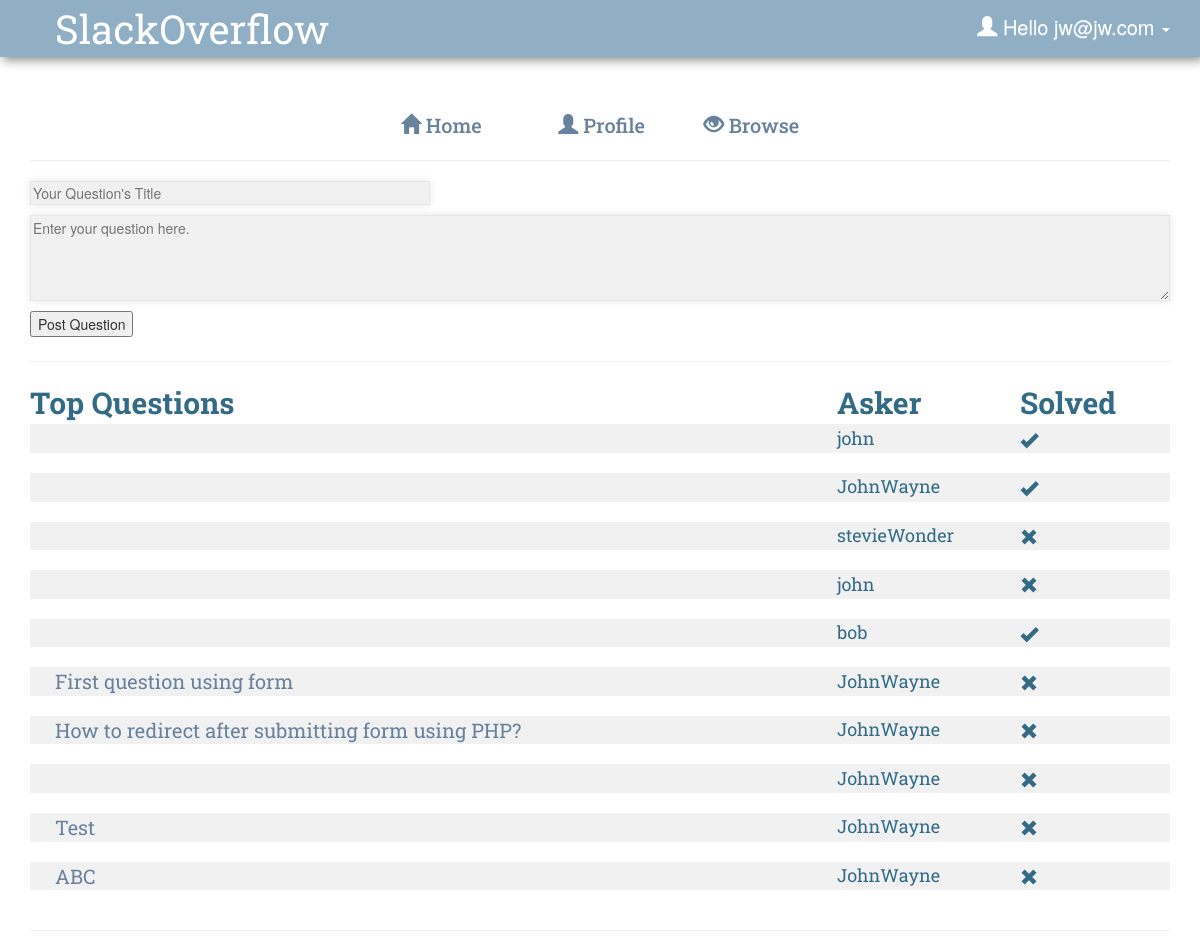
The app's page /home.php (signed in), older data.
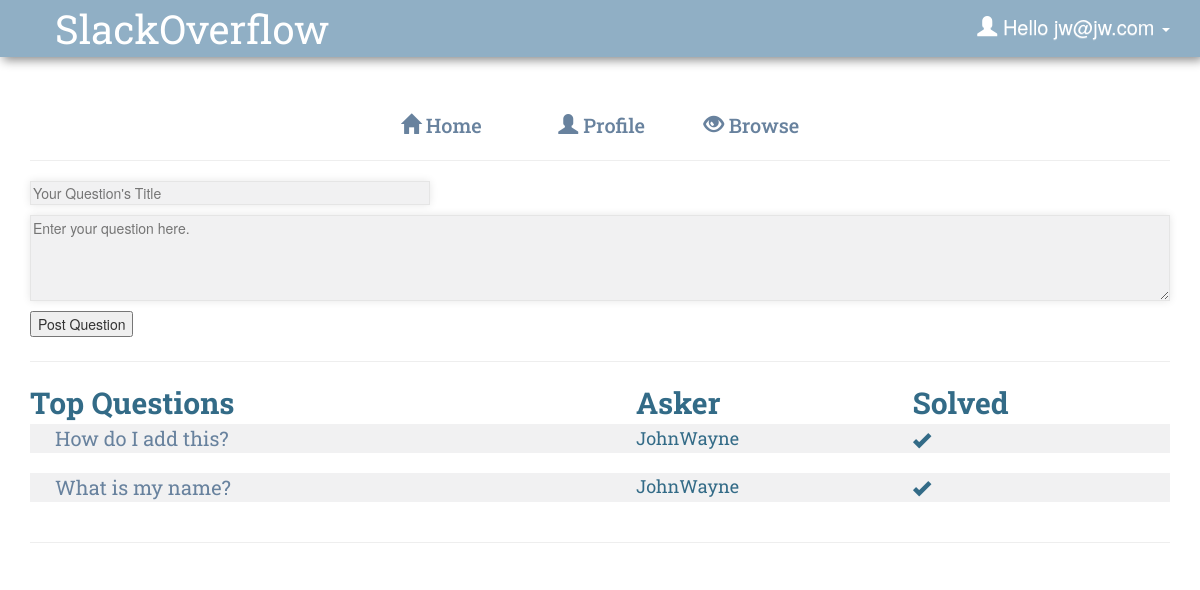
The same page, newer data.
### tables this page shows
CREATE TABLE `users` (
  `user_id` int(11) NOT NULL,
  `user_name` varchar(255) NOT NULL,
  `user_email` varchar(60) NOT NULL,
  `user_pass` varchar(255) NOT NULL
);

CREATE TABLE `questions` (
  `question_id` int(11) NOT NULL,
  `question_title` varchar(100) NOT NULL,
  `question` varchar(5000) NOT NULL,
  `asker_id` int(11) NOT NULL,
  `answer_id` int(11) DEFAULT NULL,
  `is_solved` tinyint(1) DEFAULT NULL
);

### class.user.php (called while the page is built, shortened)
<?php
class USER
{
	private $conn;
	public function __construct()
	{
		$database = new Database();
		$db = $database->dbConnection();
		$this->conn = $db;
    }
	public function runQuery($sql)
	{
		$stmt = $this->conn->prepare($sql);
		return $stmt;
	}
}
?>

### home.php (the view, shortened to what this page needs)
<?php
	require_once("class.user.php");
	$auth_user = new USER();
	$user_id = $_SESSION['user_session'];
	$stmt = $auth_user->runQuery("SELECT * FROM users WHERE user_id=:user_id");
	$stmt->execute(array(":user_id"=>$user_id));
	$userRow=$stmt->fetch(PDO::FETCH_ASSOC);
function printCheck()
    {
      return "<span class='glyphicon glyphicon-ok'></span>";
    }
  function printX()
    {
      return "<span class='glyphicon glyphicon-remove'></span>";
    }
  function Solved($solved)
  {
    if($solved == 1)
    {
      return printX();
    }
    else{
      return printCheck();
    }
  }
?>
<!DOCTYPE html PUBLIC "-//W3C//DTD XHTML 1.0 Transitional//EN" "http://www.w3.org/TR/xhtml1/DTD/xhtml1-transitional.dtd">
<html xmlns="http://www.w3.org/1999/xhtml">
<head>
<link href="bootstrap/css/bootstrap.min.css" rel="stylesheet" media="screen">
<link href="bootstrap/css/bootstrap-theme.min.css" rel="stylesheet" media="screen">
<link rel="stylesheet" href="style.css" type="text/css"  />
</head>
<body>
<nav class="navbar navbar-default navbar-fixed-top">
      <div class="container">
        <div class="navbar-header">
          <a class="logo" href="home.php">SlackOverflow</a>
        </div>
        <div id="navbar" class="navbar-collapse collapse">
          <ul class="nav navbar-nav navbar-right">
            <li class="dropdown">
              <a href="#" id="dropdown" data-toggle="dropdown" role="button" aria-haspopup="true" aria-expanded="false">
			  <span class="glyphicon glyphicon-user"></span>&nbsp;Hello <?php echo $userRow['user_email']; ?>&nbsp;<span class="caret"></span></a>
            </li>
          </ul>
        </div>
      </div>
    </nav>
<div class="container-fluid" style="margin-top:80px;">
    <div class="container">
        <h1 id="secondLevelLinks">
          <a href="home.php"><span class="glyphicon glyphicon-home"></span> Home</a> &nbsp;
          <a href="profile.php"><span class="glyphicon glyphicon-user"></span> Profile</a>
          <a href="browse.php"><span class="glyphicon glyphicon-eye-open"></span> Browse</a>
          </h1>
       	<hr />
                    <form class="form" method="post" action="postQuestion.php">
            <p class="Question Title">
              <input type="text" name="questionTitle" id="questionTitle" placeholder="Your Question's Title" />
            </p>
            <p class="Question Body">
              <textarea  name="questionBody" id="questionBody" placeholder="Enter your question here." rows="4" cols="50"/></textarea>
            </p>
            <p class="submit">
                <input type="submit" value="Post Question">
          </form>
              <hr>
        <?php
        $servername = "localhost";
        $username = "root";
        $password = "odu2017";
        $dbname = "slackoverflow";
        $conn = new mysqli($servername, $username, $password, $dbname);
        $sql = "SELECT question_title, question, question_id, asker_id, answer_id, user_id, user_name, is_solved FROM questions join users on asker_id=user_id";
        $result = $conn->query($sql);
                echo "<table id=\"questionTable\">
                <th class=\"header\">Top Questions</th>
                <th class=\"header\">Asker</th>
                <th class=\"header\">Solved</th>";
          if($result->num_rows > 0)
        {
            while($row = $result->fetch_assoc())
            {
                $solved = is_null($row["is_solved"]);
                    echo "<tr class=\"questionRows\">
                    <td><a href=\"answer.php\">
                    ".$row["question_title"]."</a></td>
                    <td>".$row["user_name"] ."</td>";
                    echo "<td>" .Solved($solved). "</td>
                    </tr>";
            }
        }
        echo "</table>";
?>
<hr>
</body>
</html>

### style.css (style rules this page uses)
body { background:white; }
.navbar { background: #90afc5; box-shadow: 3px 3px 10px #888888; border: none; }
.logo { font-family:'Roboto Slab', serif; font-size: 40px; color: white; }
#dropdown { color: white; }
h2,p.h2,.h5,a { color: #68829e; font-size: 20px; padding: 25px; }
#secondLevelLinks { text-align: center; }
#questionBody { border: 1px solid #e5e5e5; width: 100%; color: #999999; box-shadow: rgba(0,0,0,0.1) 0px 0px 8px; background: #f1f1f2; color: #2a3132; }
#questionTitle { width: 100%; border: 1px solid #e5e5e5; width: 400px; color: #2a3132; box-shadow: rgba(0,0,0,0.1) 0px 0px 8px; background: #f1f1f2; }
.submit { height:30px; }
h1 { font-family:'Roboto Slab',Verdana, Geneva, sans-serif; }
#questionTable { font-size: 30px; width: 100%; }
.header { text-align: left; }
.questionRows { border-radius: 10px; }
td { font-family: 'Roboto Slab'; text-align: left; font-size: 18px; color: #336b87; background: #F1F1F2; border-bottom: 20px solid white; }
th { font-family: 'Roboto Slab'; text-align: center; color: #336b87; }

Row changes from the older to the newer data that the page shows:
removed questions: asker.user_name "john"
removed questions: asker.user_name "JohnWayne"
removed questions: asker.user_name "stevieWonder"
removed questions: asker.user_name "john"
removed questions: asker.user_name "bob"
removed questions: question_title "First question using form", asker.user_name "JohnWayne"
removed questions: question_title "How to redirect after submitting form using PHP?", asker.user_name "JohnWayne"
removed questions: asker.user_name "JohnWayne"
removed questions: question_title "Test", asker.user_name "JohnWayne"
removed questions: question_title "ABC", asker.user_name "JohnWayne"
added questions: question_title "How do I add this?", asker.user_name "JohnWayne"
added questions: question_title "What is my name?", asker.user_name "JohnWayne"
